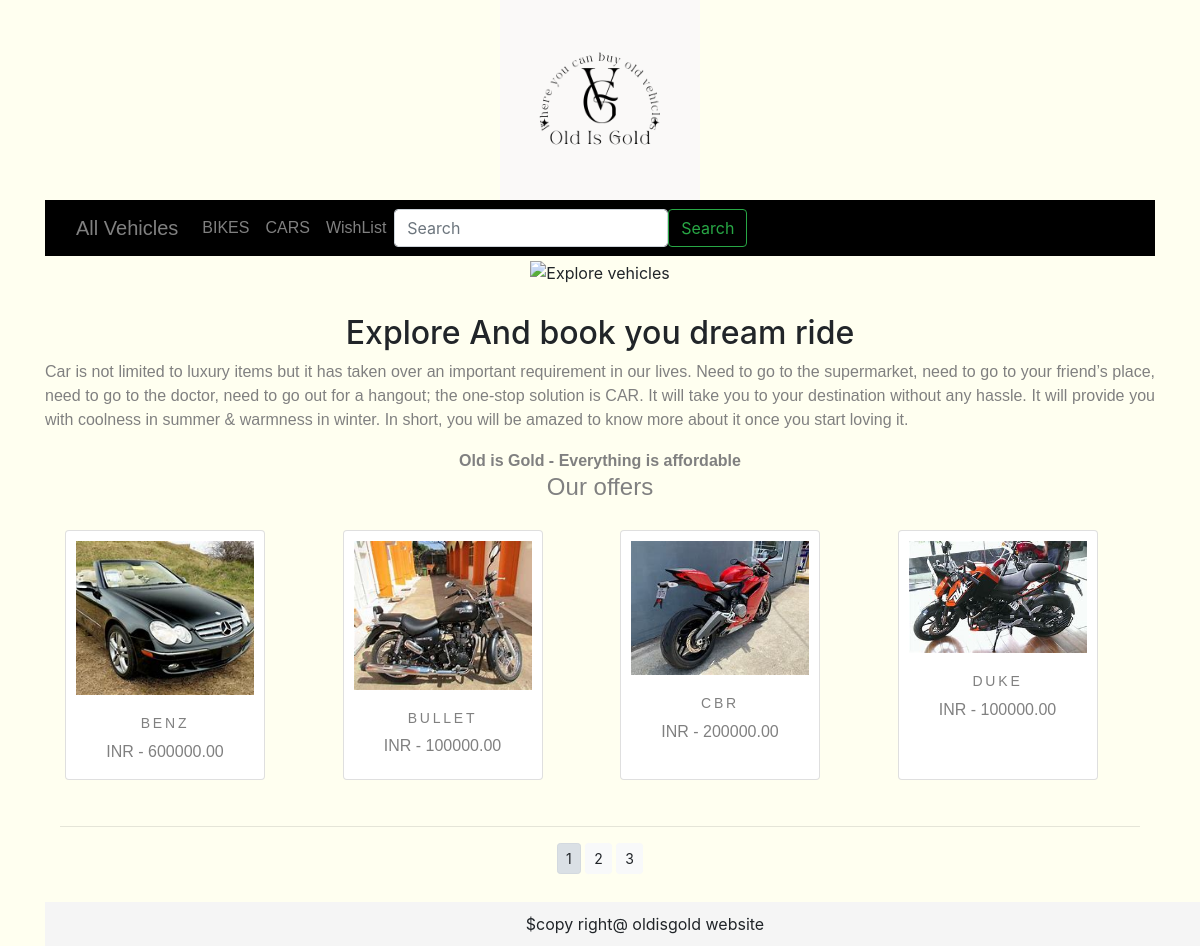
Screenshot of /ecomapp/ with the database file from the repository.
### ecomapp/models.py (models this page shows, shortened)
class Category(models.Model):
    name=models.CharField(max_length=250,unique=True)
    slug=models.SlugField(max_length=250,unique=True)
    image=models.ImageField(upload_to='category',blank=True)
    desc=models.TextField(blank=True)
    class Meta:
        ordering=('name',)
        verbose_name='category'
        verbose_name_plural='categories'
    def get_url(self):
        return reverse('ecom:products_by_category',args=[self.slug])

class Product(models.Model):
    name=models.CharField(max_length=250,unique=True)
    slug=models.SlugField(max_length=250,unique=True)
    image=models.ImageField(upload_to='category',blank=True)
    desc=models.TextField(blank=True)
    price=models.DecimalField(max_digits=10,decimal_places=2)
    category=models.ForeignKey(Category,on_delete=models.CASCADE)
    available=models.BooleanField(default=True)
    stock=models.IntegerField()
    created=models.DateTimeField(auto_now_add=True)
    updated = models.DateTimeField(auto_now_add=True)
    def get_url(self):
        return reverse('ecom:prodcatdetails', args=[self.category.slug,self.slug])
    class Meta:
        ordering=('name',)
        verbose_name='product'
        verbose_name_plural='products'

### ecomapp/views.py (the view)
# urls.py: path('', views.allprodcat, name='allprodcat'),
def allprodcat(request, c_slug=None):
    c_page = None
    products_list = None
    if c_slug != None:
        c_page = get_object_or_404(Category, slug=c_slug)
        products_list = Product.objects.all().filter(category=c_page, available=True)
    else:
        products_list = Product.objects.all().filter(available=True)
    paginator=Paginator(products_list,4)
    try:
        page=int(request.GET.get('page','1'))
    except:
        page=1
    try:
        products=paginator.page(page)
    except (EmptyPage,InvalidPage):
        products=paginator.page(paginator.num_pages)
    return render(request, 'category.html', {'category': c_page, 'products': products})

### ecomapp/context_processors.py (called while the page is built)
def menu_links(request):
    links = Category.objects.all()
    return dict(links=links)

### templates/category.html (shortened to what this page needs)
{% extends 'base.html' %}
{% load static %}
{% block content %}
<div>
    <div class="mx_auto">
        {% if category %}
        <center>
        <img  src="{{category.image.url}}"alt="{{category.name}}" height="250" width="500">
            </center>
    </div>
    <br>
    <div>
        <h2 class="text-center my_title" >{{category.name}}</h2>
        <p class="text-justify">{{category.desc}}</p>
    </div>
    {% else %}
    <div>
        <center>
        <img  class="my_image my_image_padding" src="{% static 'img/banner.png' %}" alt="Explore vehicles" height="300" width="700">
            </center>
    </div>
    <br>
    <div>
        <center>
        <h2>Explore And book you dream ride</h2>
        <P class="text-justify my_font">Car is not limited to luxury items but it has taken over an important requirement in our lives. Need to go to the supermarket, need to go to your friend’s place, need to go to the doctor, need to go out for a hangout; the one-stop solution is CAR. It will take you to your destination without any hassle. It will provide you with coolness in summer & warmness in winter. In short, you will be amazed to know more about it once you start loving it. </P>
        <b class="my_font">Old is Gold - Everything is affordable</b>
        </center>
    </div>
    {% endif %}
</div>
<div>
    <center>
        <h4 class="my_font" >Our offers</h4>
    </center>
</div>
<div  class="container">
    <div class="row">
        {% for i in products.object_list %}
        <div class="my_bottom_margin  col-md-3" style="padding:20px;">
            <div class="card text-center" style="min-width:12rem;padding:10px;width: 200px;height: 250px;">
                <a href="{{i.get_url}}"><img class="card-image-top my_image" src="{{i.image.url}}" alt="{{i.name}}" height="200" width="200"> </a>
            <div class="card-body">
            <h4 class="my_font">{{i.name}}</h4>
            <p class="my_font">INR - {{i.price}}</p>
            </div>
            </div>
            </div>
        {% endfor %}
    </div>
    <div class="mx-auto">
        {% if products.paginator.num_pages > 1 %}
        <hr>
        <div class="text-center">
            {% for pg in products.paginator.page_range %}
            <a href="?page={{pg}}" class="btn btn-light btn-sm {% if products.number == pg %} active {% endif %}">{{pg}}</a>
        {% endfor %}
        </div>
        {% endif %}
    </div>
    <br>
</div>
{% endblock %}

### templates/base.html (shortened to what this page needs)
{% load static %}
<!DOCTYPE html>
<html lang="en">
<head>
    <link rel="stylesheet" href="{% static 'css/bootstrap.min.css' %}">
    <link rel="stylesheet" href="{% static 'css/custom.css' %}">
    <link rel="stylesheet" href="https://cdnjs.cloudflare.com/ajax/libs/font-awesome/5.15.3/css/all.min.css">
</head>
<body style="background-color:rgb(255,255,240);">
<div class="container">
{% include 'header.html' %}
{% include 'nav.html' %}
{% block content %}
{% endblock %}
    <br>
    <br>
<div class="">
    {% include 'footer.html' %}
</div>
</div>
</body>
</html>

### templates/header.html
{% load static %}
<header>
  <center>
    <a href="{% url 'ecom:allprodcat' %}"><img src="{% static 'img/logo.png' %}" alt="logoimage" height="200" width="200"></a>
  </center>
</header>

### templates/nav.html (shortened to what this page needs)
<nav class="navbar navbar-expand-lg bg-body-dark navbar sticky-top " style="background-color:black;">
  <div class="container-fluid">
    <a class="navbar-brand my_font" href="{% url 'ecom:allprodcat' %}">All Vehicles</a>
    <div class="collapse navbar-collapse" id="navbarTogglerDemo02">
      <ul class="navbar-nav me-auto mb-2 mb-lg-0">
         {% for cat in links %}
        <li class="nav-item">
          <a class="nav-link active my_font" aria-current="page" href="{{cat.get_url}}">{{cat.name}}</a>
        </li>
        {% endfor %}
        <li class="nav-item">
          <a class="nav-link  my_font" href="{% url 'cart:cart_detail' %}" > WishList </a>
        </li>
      </ul>
      <form class="d-flex " action="{% url 'search:searchRes' %}" method="GET">
        <input class="form-control me-2"  placeholder="Search"  name="q">
        <button class="btn btn-outline-success" type="submit">Search</button>
      </form>
    </div>
  </div>
</nav>

### templates/footer.html
{% load static %}
        <div class="footer navbar-fixed-bottom  my_footer">
            <p class="text-center">$copy right@ oldisgold website </p>
        </div>

### static/css/custom.css (style rules this page uses)
.footer { position: fixed; bottom: 0; width: 100%; background-color: #f5f5f5; }
.my_footer p { margin: 0; padding: 10px; text-align: center; }
.my_image { width:100%; height:auto; }
.my_image_padding { padding:5px; }
.my_font { color:grey; font-family: "Montserrat", sans-serif; }
.my_bottom_margin { margin-bottom:10px; }
.card-body h4 { font-size:14px; font-family: "Montserrat", sans-serif; text-transform:uppercase; letter-spacing:.2em; }
.row:after { content: ""; display: table; clear: both; }

### rows the page displays
Category: name "BIKES"
Category: name "CARS"
Product: image (picture), name "BENZ", price "600000.00"
Product: image (picture), name "BULLET", price "100000.00"
Product: image (picture), name "CBR", price "200000.00"
Product: image (picture), name "DUKE", price "100000.00"

### other values shown
{{ pg }} "1" "2" "3"
